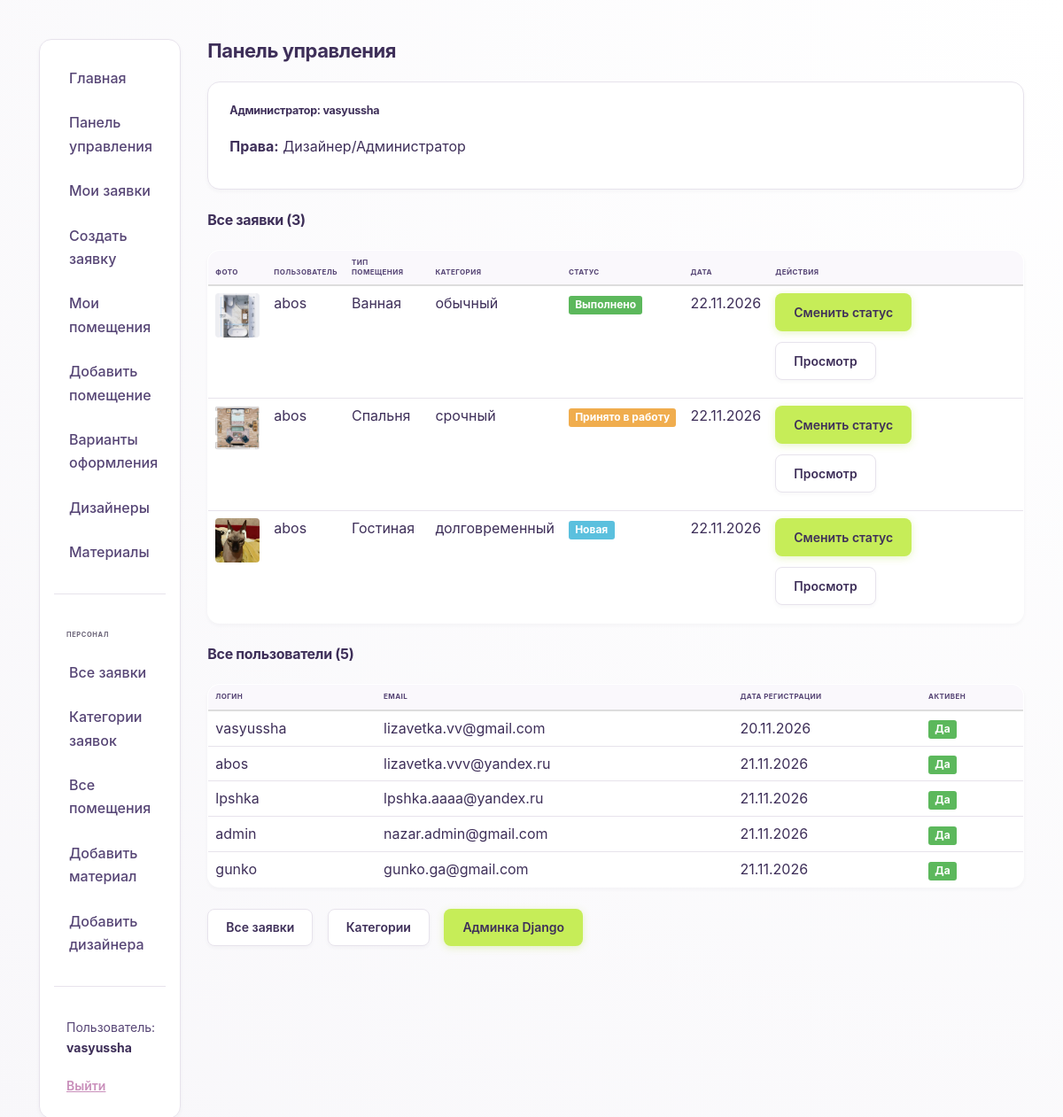
The app's page /admin-cabinet/ (signed in), older data.
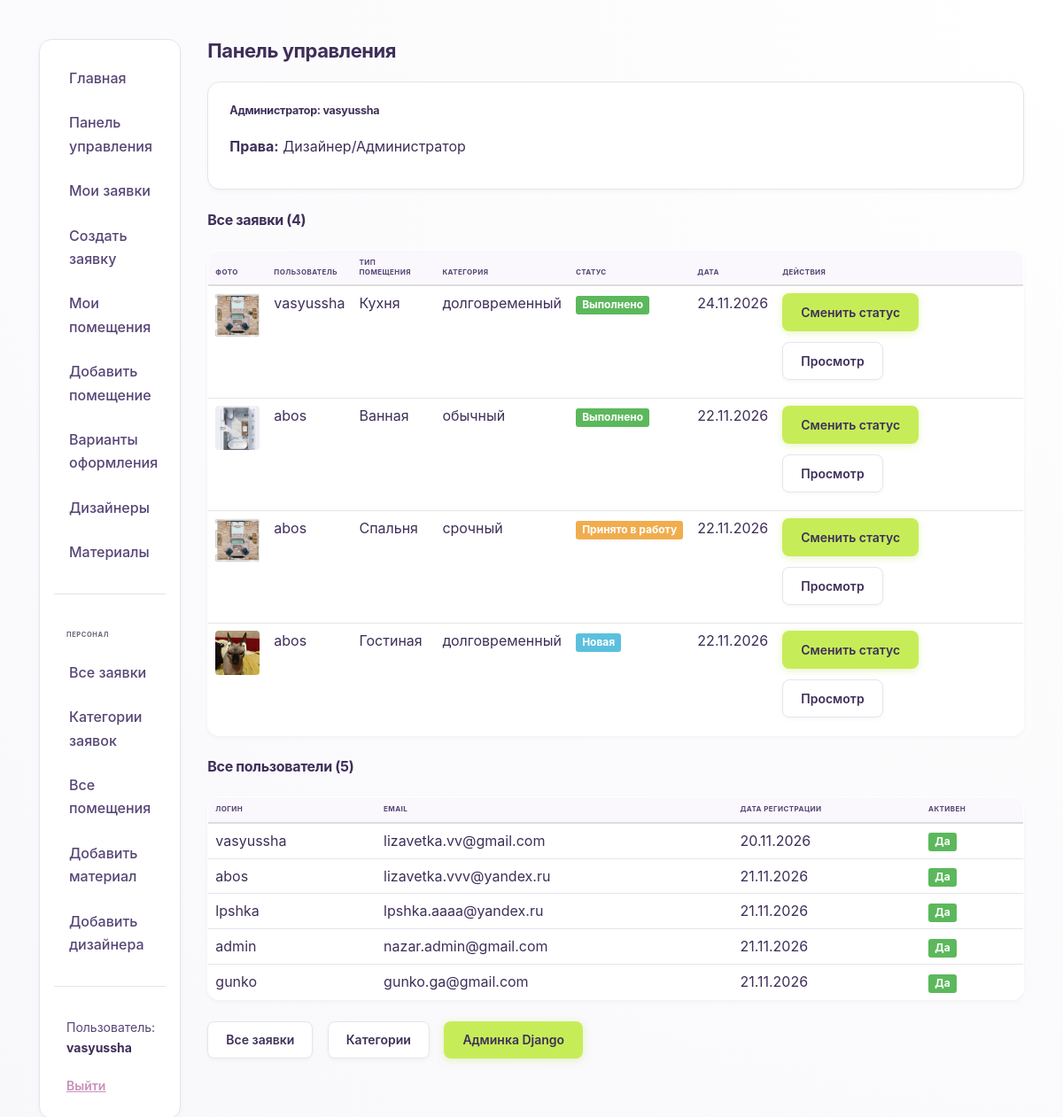
The same page, newer data.
### studio/models.py (models this page shows, shortened)
class Request(models.Model):
    STATUS_CHOICES = [
        ('new', 'Новая'),
        ('in_progress', 'Принято в работу'),
        ('done', 'Выполнено'),
        ('rejected', 'Отклонена'),
    ]
    user = models.ForeignKey(User, on_delete=models.CASCADE, verbose_name="Пользователь")
    title = models.CharField(max_length=200, verbose_name="Название")
    category = models.ForeignKey(Category, on_delete=models.SET_NULL, null=True, verbose_name="Категория")
    room_type = models.CharField(
        max_length=20,
        choices=[
            ('bedroom', 'Спальня'),
            ('bathroom', 'Ванная'),
            ('kitchen', 'Кухня'),
            ('living_room', 'Гостиная'),
            ('office', 'Офис'),
            ('other', 'Другое'),
        ],
        default='other',
        verbose_name="Тип помещения"
    )
    message = models.TextField(verbose_name="Описание")
    photo = models.ImageField(upload_to='request_photos/', verbose_name="Фото помещения или план")
    design_image = models.ImageField(upload_to='design_images/', blank=True, null=True, verbose_name="Изображение готового дизайна")
    status = models.CharField(max_length=20, choices=STATUS_CHOICES, default='new', verbose_name="Статус")
    created_at = models.DateTimeField(auto_now_add=True, verbose_name="Дата создания")
    updated_at = models.DateTimeField(auto_now=True, verbose_name="Дата обновления")
    designer_comment = models.TextField(
        blank=True,
        null=True,
        verbose_name="Комментарий дизайнера",
        help_text="Опишите, что было сделано или какие есть нюансы"
    )
    class Meta:
        ordering = ['-created_at']
        verbose_name = "Заявка"
        verbose_name_plural = "Заявки"

class Category(models.Model):
    name = models.CharField(max_length=100, verbose_name="Название категории")
    description = models.TextField(blank=True, verbose_name="Описание")
    class Meta:
        ordering = ['name']
        verbose_name = "Категория заявки"
        verbose_name_plural = "Категории заявок"
    def __str__(self):
        return self.name

### studio/views.py (the view)
# urls.py: path('admin-cabinet/', views.admin_cabinet, name='admin-cabinet'),
@login_required
def admin_cabinet(request):
    if not request.user.has_perm('studio.can_make_proposal'):
        messages.error(request, 'У вас нет прав администратора')
        return redirect('user-cabinet')
    all_requests = Request.objects.all().order_by('-created_at')
    all_rooms = Room.objects.all().order_by('-created_at')
    all_users = User.objects.filter(is_active=True)
    context = {
        'all_requests': all_requests,
        'all_rooms': all_rooms,
        'all_users': all_users,
    }
    return render(request, 'studio/admin_cabinet.html', context)

### studio/templates/studio/admin_cabinet.html
{% extends "base_generic.html" %}
{% block content %}
<h1>Панель управления</h1>
<div class="panel">
    <h3>Администратор: {{ user.username }}</h3>
    <p><strong>Права:</strong> Дизайнер/Администратор</p>
</div>
<h2>Все заявки ({{ all_requests|length }})</h2>
{% if all_requests %}
<table class="table">
    <thead>
        <tr>
            <th>Фото</th>
            <th>Пользователь</th>
            <th>Тип помещения</th>
            <th>Категория</th>
            <th>Статус</th>
            <th>Дата</th>
            <th>Действия</th>
        </tr>
    </thead>
    <tbody>
        {% for req in all_requests %}
        <tr>
            <td>
                {% if req.photo %}
                    <img src="{{ req.photo.url }}" alt="Фото" style="width: 50px; height: 50px; object-fit: cover; border-radius: 4px;">
                {% else %}
                    <span style="color: #999;">—</span>
                {% endif %}
            </td>
            <td>{{ req.user.username }}</td>
            <td>{{ req.get_room_type_display }}</td>
            <td>{{ req.category|default:"—" }}</td>
            <td>
                {% if req.status == 'new' %}
                    <span class="label label-info">Новая</span>
                {% elif req.status == 'in_progress' %}
                    <span class="label label-warning">Принято в работу</span>
                {% elif req.status == 'done' %}
                    <span class="label label-success">Выполнено</span>
                {% elif req.status == 'rejected' %}
                    <span class="label label-danger">Отклонена</span>
                {% endif %}
            </td>
            <td>{{ req.created_at|date:"d.m.Y" }}</td>
            <td>
                <a href="{% url 'request-status-update' req.id %}" class="btn btn-sm btn-primary">Сменить статус</a>
                <a href="{% url 'request-detail' req.id %}" class="btn btn-sm btn-default">Просмотр</a>
            </td>
        </tr>
        {% endfor %}
    </tbody>
</table>
{% else %}
<p>Пока нет заявок.</p>
{% endif %}
<h2>Все пользователи ({{ all_users|length }})</h2>
{% if all_users %}
<table class="table">
    <thead>
        <tr>
            <th>Логин</th>
            <th>Email</th>
            <th>Дата регистрации</th>
            <th>Активен</th>
        </tr>
    </thead>
    <tbody>
        {% for u in all_users %}
        <tr>
            <td>{{ u.username }}</td>
            <td>{{ u.email|default:"—" }}</td>
            <td>{{ u.date_joined|date:"d.m.Y" }}</td>
            <td>
                {% if u.is_active %}
                    <span class="label label-success">Да</span>
                {% else %}
                    <span class="label label-danger">Нет</span>
                {% endif %}
            </td>
        </tr>
        {% endfor %}
    </tbody>
</table>
{% endif %}
<div class="actions-bar">
    <a href="{% url 'all-requests' %}" class="btn btn-default">Все заявки</a>
    <a href="{% url 'categories' %}" class="btn btn-default">Категории</a>
    <a href="{% url 'admin:index' %}" class="btn btn-primary">Админка Django</a>
</div>
{% endblock %}

### studio/templates/base_generic.html (shortened to what this page needs)
<!DOCTYPE html>
<html lang="ru">
<head>
    <link rel="stylesheet" href="https://maxcdn.bootstrapcdn.com/bootstrap/3.3.7/css/bootstrap.min.css">
    {% load static %}
    <link rel="stylesheet" href="{% static 'css/styles.css' %}">
</head>
<body>
    <div class="container-fluid">
        <div class="row">
            <div class="col-sm-2">
                <ul class="sidebar-nav">
                    <li><a href="{% url 'index' %}">Главная</a></li>
                    {% if user.is_authenticated %}
                        {% if perms.studio.can_make_proposal %}
                            <li><a href="{% url 'admin-cabinet' %}">Панель управления</a></li>
                        {% else %}
                            <li><a href="{% url 'user-cabinet' %}">Личный кабинет</a></li>
                        {% endif %}
                        <li><a href="{% url 'my-requests' %}">Мои заявки</a></li>
                        <li><a href="{% url 'request-create' %}">Создать заявку</a></li>
                        <li><a href="{% url 'rooms' %}">Мои помещения</a></li>
                        <li><a href="{% url 'room-create' %}">Добавить помещение</a></li>
                        <li><a href="{% url 'proposals' %}">Варианты оформления</a></li>
                        <li><a href="{% url 'designers' %}">Дизайнеры</a></li>
                        <li><a href="{% url 'materials' %}">Материалы</a></li>
                        {% if user.is_staff %}
                            <hr>
                            <li><strong>Персонал</strong></li>
                            <li><a href="{% url 'all-requests' %}">Все заявки</a></li>
                            <li><a href="{% url 'categories' %}">Категории заявок</a></li>
                            <li><a href="{% url 'all-rooms' %}">Все помещения</a></li>
                            <li><a href="{% url 'material-create' %}">Добавить материал</a></li>
                            <li><a href="{% url 'designer-create' %}">Добавить дизайнера</a></li>
                        {% endif %}
                        <hr>
                        <li class="user-info">Пользователь: <strong>{{ user.username }}</strong></li>
                        <li>
                            <form method="post" action="{% url 'logout' %}" style="display:inline;">
                                <button type="submit" class="btn-link">Выйти</button>
                            </form>
                        </li>
                    {% else %}
                        <hr>
                        <li><a href="{% url 'login' %}">Войти</a></li>
                        <li><a href="{% url 'register' %}">Регистрация</a></li>
                    {% endif %}
                </ul>
            </div>
            <div class="col-sm-10">
                {% block content %}{% endblock %}
            </div>
        </div>
    </div>
</body>
</html>

Row changes from the older to the newer data that the page shows:
added Request: photo (picture), user.username "vasyussha", room_type "Кухня", category "долговременный", status "Выполнено", created_at "24.11.2026"
Text that changed along with them:
{{ all_requests|length }}: "3" → "4"
